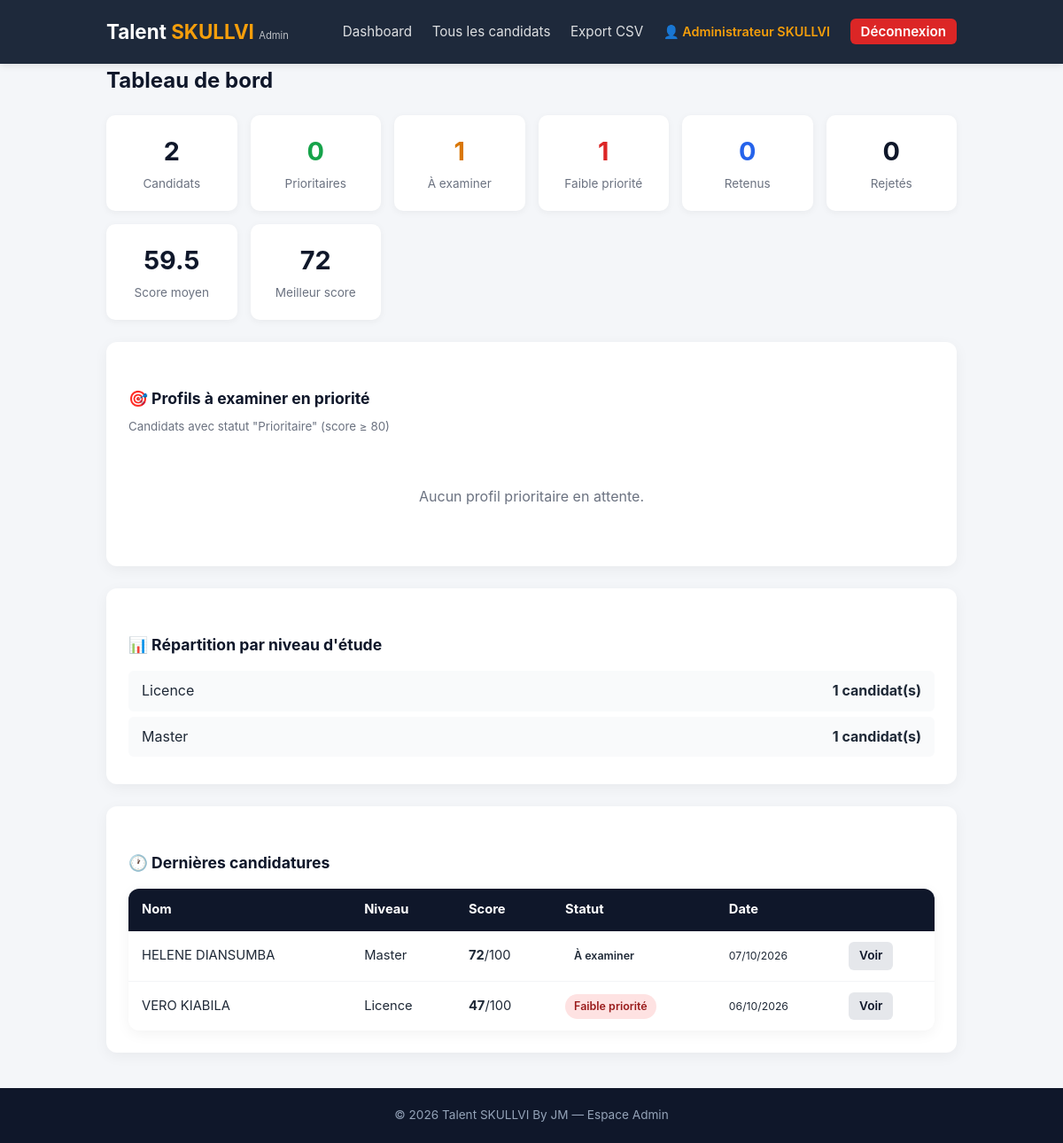
The app's page /dashboard.php (signed in) with its own data.
### tables this page shows
CREATE TABLE `candidats` (
  `id` int(11) NOT NULL,
  `nom` varchar(100) NOT NULL,
  `prenom` varchar(100) NOT NULL,
  `email` varchar(150) NOT NULL,
  `telephone` varchar(30) DEFAULT NULL,
  `niveau_etude` enum('secondaire','licence','master') NOT NULL,
  `experience` int(10) UNSIGNED DEFAULT 0,
  `competences` text NOT NULL,
  `motivation` tinyint(3) UNSIGNED NOT NULL,
  `disponibilite` enum('immediate','partielle','non_disponible') NOT NULL,
  `score` int(10) UNSIGNED DEFAULT 0,
  `statut` enum('Prioritaire','À examiner','Faible priorité') DEFAULT 'À examiner',
  `date_candidature` timestamp NOT NULL DEFAULT current_timestamp()
);

### database.php (called while the page is built, shortened)
<?php
function statut_to_class(string $statut): string
{
    $s = strtolower($statut);
    $s = str_replace(
        ['à','â','ä','é','è','ê','ë','î','ï','ô','ö','ù','û','ü','ç',' '],
        ['a','a','a','e','e','e','e','i','i','o','o','u','u','u','c','-'],
        $s
    );
    return preg_replace('/[^a-z0-9\-]/', '', $s);
}

### dashboard.php (the view, shortened to what this page needs)
<?php
require_once __DIR__ . '/auth.php';
$stats = $pdo->query("
    SELECT
        COUNT(*) AS total,
        SUM(statut = 'Prioritaire')     AS prioritaires,
        SUM(statut = 'À examiner')      AS a_examiner,
        SUM(statut = 'Faible priorité') AS faibles,
        SUM(statut = 'Retenu')          AS retenus,
        SUM(statut = 'Rejeté')          AS rejetes,
        AVG(score)                      AS score_moyen,
        MAX(score)                      AS score_max
    FROM candidats
")->fetch();
$prioritaires = $pdo->query("
    SELECT id, nom, prenom, email, niveau_etude, experience, score, date_candidature
    FROM candidats
    WHERE statut = 'Prioritaire'
    ORDER BY score DESC, date_candidature ASC
    LIMIT 10
")->fetchAll();
$recentes = $pdo->query("
    SELECT id, nom, prenom, niveau_etude, score, statut, date_candidature
    FROM candidats
    ORDER BY date_candidature DESC
    LIMIT 8
")->fetchAll();
$par_niveau = $pdo->query("
    SELECT niveau_etude, COUNT(*) AS nb
    FROM candidats
    GROUP BY niveau_etude
")->fetchAll();
?>
<!DOCTYPE html>
<html lang="fr">
<head>
    <link rel="stylesheet" href="../assets/css/style.css">
</head>
<body>
<header class="site-header admin-header">
    <div class="container">
        <h1 class="logo">Talent <span>SKULLVI</span> <small>Admin</small></h1>
        <nav>
            <a href="dashboard.php" class="active">Dashboard</a>
            <a href="candidats.php">Tous les candidats</a>
            <a href="export_csv.php">Export CSV</a>
            <span class="admin-name">👤 <?= htmlspecialchars($_SESSION['admin_name']) ?></span>
            <a href="../actions/logout_admin.php" class="nav-logout">Déconnexion</a>
        </nav>
    </div>
</header>
<main class="container">
    <h2>Tableau de bord</h2>
    <div class="stats">
        <div class="stat"><strong><?= (int)$stats['total'] ?></strong><span>Candidats</span></div>
        <div class="stat stat-green"><strong><?= (int)$stats['prioritaires'] ?></strong><span>Prioritaires</span></div>
        <div class="stat stat-yellow"><strong><?= (int)$stats['a_examiner'] ?></strong><span>À examiner</span></div>
        <div class="stat stat-red"><strong><?= (int)$stats['faibles'] ?></strong><span>Faible priorité</span></div>
        <div class="stat stat-blue"><strong><?= (int)$stats['retenus'] ?></strong><span>Retenus</span></div>
        <div class="stat"><strong><?= (int)$stats['rejetes'] ?></strong><span>Rejetés</span></div>
        <div class="stat"><strong><?= round((float)$stats['score_moyen'], 1) ?></strong><span>Score moyen</span></div>
        <div class="stat"><strong><?= (int)$stats['score_max'] ?></strong><span>Meilleur score</span></div>
    </div>
    <section class="card">
        <div class="card-header">
            <h3>🎯 Profils à examiner en priorité</h3>
            <small>Candidats avec statut "Prioritaire" (score ≥ 80)</small>
        </div>
        <?php if (empty($prioritaires)): ?>
            <p class="empty">Aucun profil prioritaire en attente.</p>
        <?php endif; ?>
    </section>
    <section class="card">
        <div class="card-header">
            <h3>📊 Répartition par niveau d'étude</h3>
        </div>
        <ul class="niveau-list">
            <?php foreach ($par_niveau as $n): ?>
                <li>
                    <span><?= htmlspecialchars(ucfirst($n['niveau_etude'])) ?></span>
                    <strong><?= (int)$n['nb'] ?> candidat(s)</strong>
                </li>
            <?php endforeach; ?>
        </ul>
    </section>
    <section class="card">
        <div class="card-header">
            <h3>🕐 Dernières candidatures</h3>
        </div>
        <?php if (empty($recentes)): ?>
            <p class="empty">Aucune candidature.</p>
        <?php else: ?>
            <table class="table">
                <thead>
                    <tr>
                        <th>Nom</th>
                        <th>Niveau</th>
                        <th>Score</th>
                        <th>Statut</th>
                        <th>Date</th>
                        <th></th>
                    </tr>
                </thead>
                <tbody>
                    <?php foreach ($recentes as $c): ?>
                        <tr>
                            <td><?= htmlspecialchars($c['prenom'] . ' ' . $c['nom']) ?></td>
                            <td><?= htmlspecialchars(ucfirst($c['niveau_etude'])) ?></td>
                            <td><strong><?= (int)$c['score'] ?></strong>/100</td>
                            <td>
                                <span class="badge badge-<?= statut_to_class($c['statut']) ?>">
                                    <?= htmlspecialchars($c['statut']) ?>
                                </span>
                            </td>
                            <td><small><?= htmlspecialchars(date('d/m/Y', strtotime($c['date_candidature']))) ?></small></td>
                            <td><a href="candidat.php?id=<?= (int)$c['id'] ?>" class="btn btn-small">Voir</a></td>
                        </tr>
                    <?php endforeach; ?>
                </tbody>
            </table>
        <?php endif; ?>
    </section>
</main>
<footer class="site-footer">
    <div class="container">
        <p>&copy; <?= date('Y') ?> Talent SKULLVI By JM — Espace Admin</p>
    </div>
</footer>
</body>
</html>

### style.css (style rules this page uses)
* { box-sizing: border-box; margin: 0; padding: 0; }
body { font-family: -apple-system, BlinkMacSystemFont, "Segoe UI", Roboto, sans-serif; background: #f4f6f9; color: #1f2937; line-height: 1.6; }
.container { max-width: 1000px; margin: 0 auto; padding: 0 20px; }
.site-header { background: #0f172a; color: #fff; padding: 18px 0; box-shadow: 0 2px 8px rgba(0,0,0,0.1); }
.site-header .container { display: flex; justify-content: space-between; align-items: center; flex-wrap: wrap; gap: 12px; }
.logo { font-size: 1.4rem; font-weight: 700; }
.logo span { color: #f59e0b; }
.logo small { font-size: 0.7rem; opacity: 0.7; font-weight: 400; }
.site-header nav a { color: #fff; text-decoration: none; margin-left: 18px; font-size: 0.95rem; opacity: 0.85; transition: opacity 0.2s; }
main { padding: 40px 20px; }
h2 { margin-bottom: 20px; color: #0f172a; }
h3 { margin: 25px 0 12px; color: #0f172a; }
.btn { display: inline-block; padding: 10px 22px; border-radius: 6px; font-weight: 600; text-decoration: none; border: none; cursor: pointer; font-size: 0.95rem; transition: transform 0.1s, background 0.2s; }
.btn-small { padding: 5px 12px; font-size: 0.85rem; background: #e5e7eb; color: #0f172a; }
.stats { display: grid; grid-template-columns: repeat(auto-fit, minmax(140px, 1fr)); gap: 15px; margin-bottom: 25px; }
.stat { background: #fff; padding: 18px; border-radius: 10px; text-align: center; box-shadow: 0 2px 8px rgba(0,0,0,0.05); }
.stat strong { display: block; font-size: 1.8rem; color: #0f172a; }
.stat span { font-size: 0.85rem; color: #6b7280; }
.stat-green strong { color: #16a34a; }
.stat-yellow strong { color: #d97706; }
.stat-red strong { color: #dc2626; }
.stat-blue strong { color: #2563eb; }
.table { width: 100%; background: #fff; border-collapse: collapse; border-radius: 12px; overflow: hidden; box-shadow: 0 4px 16px rgba(0,0,0,0.05); }
.table thead { background: #0f172a; color: #fff; }
.table th, .table td { padding: 12px 15px; text-align: left; font-size: 0.92rem; }
.table tbody tr { border-bottom: 1px solid #f3f4f6; }
.table tbody tr:last-child { border-bottom: none; }
.badge { display: inline-block; padding: 4px 10px; border-radius: 20px; font-size: 0.78rem; font-weight: 600; }
.badge-faible-priorite { background: #fee2e2; color: #991b1b; }
.admin-header { background: #1e293b; }
.admin-name { color: #f59e0b; font-size: 0.9rem; margin-left: 18px; font-weight: 600; }
.nav-logout { background: #dc2626; color: #fff !important; padding: 5px 12px; border-radius: 6px; opacity: 1 !important; font-weight: 600; margin-left: 10px; }
.card { background: #fff; padding: 25px; border-radius: 12px; box-shadow: 0 4px 16px rgba(0,0,0,0.05); margin-bottom: 25px; }
.card-header { margin-bottom: 15px; }
.card-header h3 { margin-bottom: 4px; font-size: 1.1rem; }
.card-header small { color: #6b7280; }
.niveau-list { list-style: none; }
.niveau-list li { display: flex; justify-content: space-between; padding: 10px 15px; background: #f9fafb; border-radius: 6px; margin-bottom: 6px; }
.empty { text-align: center; padding: 40px; color: #6b7280; background: #fff; border-radius: 12px; }
.site-footer { background: #0f172a; color: #94a3b8; padding: 20px 0; text-align: center; font-size: 0.85rem; margin-top: 40px; }

### records on screen
candidats: prenom+nom "HELENE DIANSUMBA", niveau_etude "Master", score "72", statut "À examiner", date_candidature "07/10/2026"
candidats: prenom+nom "VERO KIABILA", niveau_etude "Licence", score "47", statut "Faible priorité", date_candidature "06/10/2026"

### other values on screen
$_SESSION['admin_name'] "Administrateur SKULLVI"
$stats['total'] "2"
$stats['prioritaires'] "0"
$stats['a_examiner'] "1"
$stats['faibles'] "1"
$stats['retenus'] "0"
$stats['rejetes'] "0"
$stats['score_moyen'] "59.5"
$stats['score_max'] "72"
$n['niveau_etude'] "Licence"
$n['nb'] "1"
$n['niveau_etude'] "Master"
